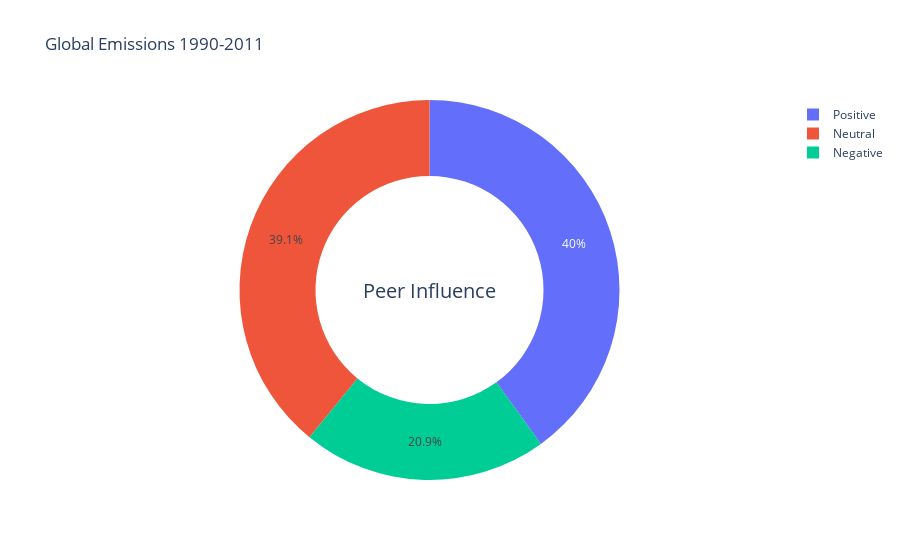

Notebook cell for this chart:
### Code cell
fig=go.Figure(data=[
    go.Pie(labels=list(Peer_Influence.keys()), values=list(Peer_Influence.values()), hole=0.6)
])
fig.update_traces(hoverinfo="label+percent")
# Add annotations in the center of the donut pies.
fig.update_layout(
    title_text="Global Emissions 1990-2011",
    annotations=[{
        'text': 'Peer Influence', 
        'x': 0.5, 
        'y': 0.5, 
        'font_size': 20, 
        'showarrow': False
    }]
)
fig.show()

### Figure 1 — Plotly figure (JSON) as saved in the notebook; plotly's stock layout.template omitted (floating-point values rounded to 4 significant figures)
{"data": [{"hole": 0.6, "hoverinfo": "label+percent", "labels": ["Positive", "Neutral", "Negative"], "type": "pie", "values": [2553, 2495, 1330]}], "layout": {"annotations": [{"font": {"size": 20}, "showarrow": false, "text": "Peer Influence", "x": 0.5, "y": 0.5}], "title": {"text": "Global Emissions 1990-2011"}}}
